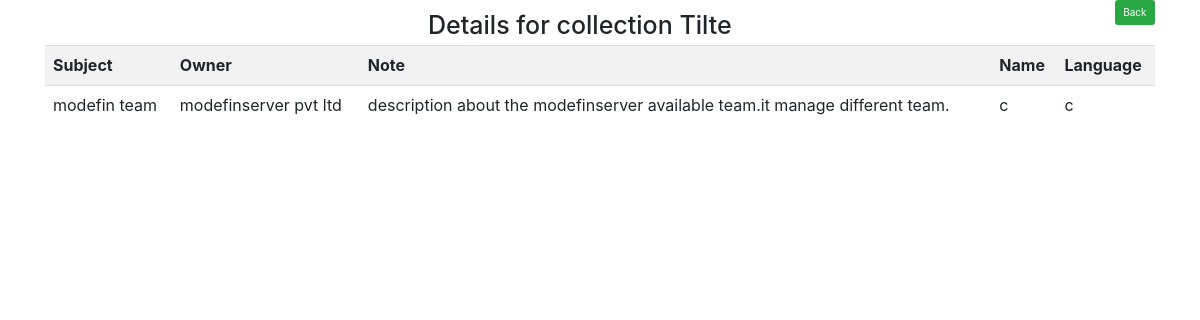
The page /modelformapp/4/collection_title_detail/ on the database its author committed.
### modelformapp/models.py (models this page shows, shortened)
class CollectionTitle(models.Model):
    collection = models.ForeignKey(Collection, on_delete=models.CASCADE)
    name = models.CharField(max_length=500, verbose_name="Title")
    language = models.CharField(max_length=100)

class Collection(models.Model):
    subject = models.CharField(max_length=300, blank=True)
    owner = models.CharField(max_length=300, blank=True)
    note = models.TextField(blank=True)

### modelformapp/views.py (the view)
# urls.py: path('<int:id>/collection_title_detail/', views.collection_title_detail, name="collection_title_detail"),
def collection_title_detail(request,id=None):
    collection_title_obj=get_object_or_404(CollectionTitle, pk=id)
    return render(request,'modelformapp/collection_title_details.html', {'collection_title_obj': collection_title_obj})

### tutorial/templates/modelformapp/collection_title_details.html (shortened to what this page needs)
{% extends 'base.html' %}
{% load static %}
{% block content %}
  <div class="container">
      <div class="row">
        <div class="col-md-12">
          <p>
            <a class="btn btn-success float-right" href="{%  url 'collection_each_details' collection_title_obj.collection.id %}">Back</a>
          </p>
          <div class="row justify-content-center">
            <h1>Details for collection Tilte</h1>
          </div>
          <div class="table-responsive">
            <table id="userTable" class="table table-striped">
            <tr>
              <th>Subject</th>
              <th>Owner</th>
              <th>Note</th>
              <th>Name</th>
              <th>Language</th>
          </tr>
          {% if collection_title_obj %}
              <tr>
                <td class="userName userData" name="name">{{collection_title_obj.collection.subject}}</td>
                <td class="userAddress userData" name="address">{{collection_title_obj.collection.owner}}</td>
                <td class="userAge userData" name="age">{{collection_title_obj.collection.note}}</td>
                <td class="userAge userData" name="age">{{collection_title_obj.name}}</td>
                <td class="userAge userData" name="age">{{collection_title_obj.language}}</td>
              </tr>
          {% else %}
            <p>No book avaialble</p>
          {% endif %}
        </table>
      </div>
    </div>
    </div>
     </div>
{% endblock %}

### rows shown on the page
CollectionTitle: collection.subject "modefin team", collection.owner "modefinserver pvt ltd", collection.note "description about the modefinserver available team.it manage different team.", name "c", language "c"
